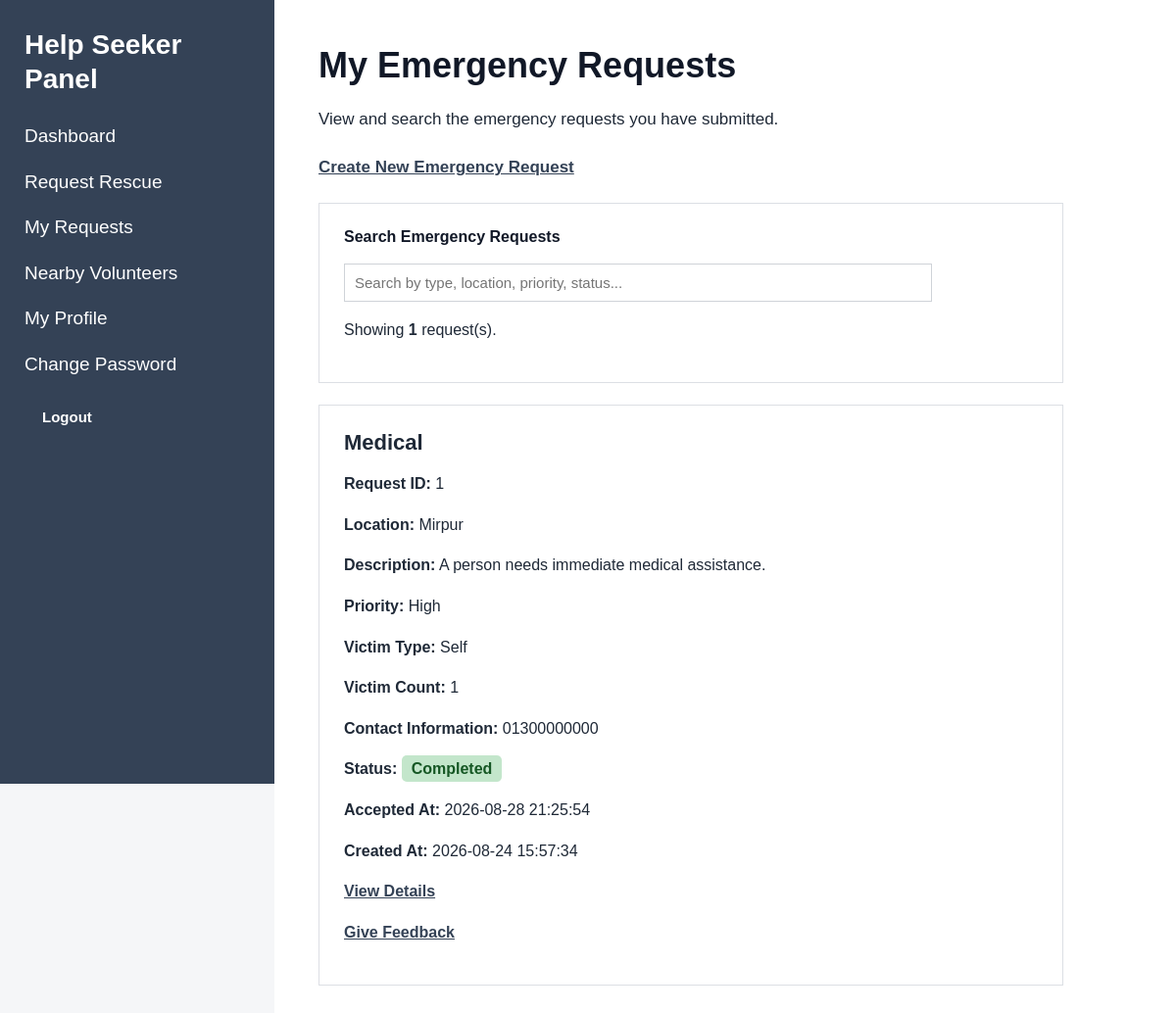
The page /index.php?page=helpseeker-requests (signed in) on the database as committed earlier.
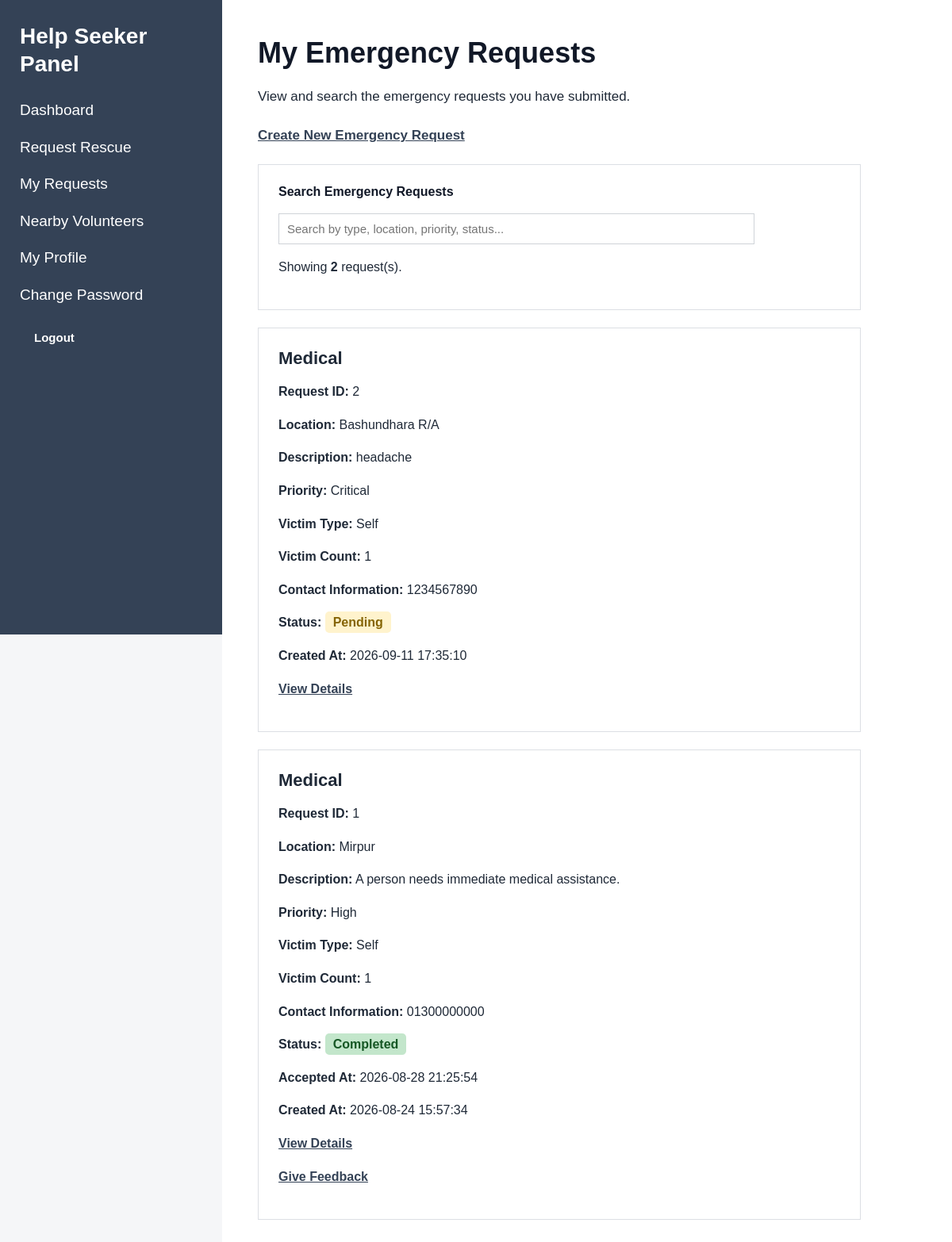
The same page on the database as committed later.
### tables this page shows
CREATE TABLE `emergency_requests` (
  `id` int(11) NOT NULL,
  `help_seeker_id` int(11) NOT NULL,
  `emergency_type` varchar(50) NOT NULL,
  `location` varchar(255) NOT NULL,
  `description` text NOT NULL,
  `priority` enum('low','medium','high','critical') NOT NULL DEFAULT 'medium',
  `victim_type` enum('self','other') NOT NULL DEFAULT 'self',
  `victim_information` text DEFAULT NULL,
  `victim_count` int(11) NOT NULL DEFAULT 1,
  `contact_information` varchar(150) NOT NULL,
  `status` enum('pending','assigned','ongoing','completed','cancelled') NOT NULL DEFAULT 'pending',
  `created_at` timestamp NOT NULL DEFAULT current_timestamp(),
  `updated_at` timestamp NOT NULL DEFAULT current_timestamp() ON UPDATE current_timestamp(),
  `volunteer_id` int(11) DEFAULT NULL,
  `accepted_at` datetime DEFAULT NULL
);

### models/HelpSeekerModel.php (called while the page is built, shortened)
<?php
function getHelpSeekerRequests(
    $conn,
    $help_seeker_id
) {
    $sql = "SELECT *
            FROM emergency_requests
            WHERE help_seeker_id = ?
            ORDER BY id DESC";
    $stmt = mysqli_prepare(
        $conn,
        $sql
    );
    mysqli_stmt_bind_param(
        $stmt,
        "i",
        $help_seeker_id
    );
    mysqli_stmt_execute($stmt);
    $result =
        mysqli_stmt_get_result($stmt);
    $requests = [];
    while (
        $row =
        mysqli_fetch_assoc($result)
    ) {
        $requests[] = $row;
    }
    return $requests;
}

### views/helpseeker/requests.php (the view, shortened to what the changed rows need)
<?php
require_once "views/partials/header.php";
require_once "views/partials/sidebar.php";
?>
<div class="content">
    <h1>My Emergency Requests</h1>
    <p>
        View and search the emergency requests you have submitted.
    </p>
    <p>
        <a href="index.php?page=helpseeker-request-create">
            Create New Emergency Request
        </a>
    </p>
    <div class="card">
        <label for="helpSeekerRequestSearch">
            <strong>Search Emergency Requests</strong>
        </label>
        <input
            type="search"
            id="helpSeekerRequestSearch"
            placeholder="Search by type, location, priority, status..."
            autocomplete="off"
        >
        <p id="helpSeekerSearchMessage">
            Showing
            <strong id="helpSeekerRequestCount">
                <?php echo count($requests); ?>
            </strong>
            request(s).
        </p>
    </div>
    <div id="helpSeekerRequestList">
        <?php if (empty($requests)): ?>
            <div class="card">
                <h3>No Emergency Requests</h3>
                <p>
                    You have not submitted any emergency requests yet.
                </p>
                <p>
                    <a href="index.php?page=helpseeker-request-create">
                        Create Emergency Request
                    </a>
                </p>
            </div>
        <?php else: ?>
            <?php foreach ($requests as $request): ?>
                <div class="card">
                    <h3>
                        <?php
                        echo htmlspecialchars(
                            ucfirst(
                                $request['emergency_type']
                            )
                        );
                        ?>
                    </h3>
                    <p>
                        <strong>Request ID:</strong>
                        <?php
                        echo (int)$request['id'];
                        ?>
                    </p>
                    <p>
                        <strong>Location:</strong>
                        <?php
                        echo htmlspecialchars(
                            $request['location']
                        );
                        ?>
                    </p>
                    <p>
                        <strong>Description:</strong>
                        <?php
                        echo htmlspecialchars(
                            $request['description']
                        );
                        ?>
                    </p>
                    <p>
                        <strong>Priority:</strong>
                        <?php
                        echo htmlspecialchars(
                            ucfirst(
                                $request['priority']
                            )
                        );
                        ?>
                    </p>
                    <p>
                        <strong>Victim Type:</strong>
                        <?php
                        echo htmlspecialchars(
                            ucfirst(
                                $request['victim_type']
                            )
                        );
                        ?>
                    </p>
                    <p>
                        <strong>Victim Count:</strong>
                        <?php
                        echo (int)$request[
                            'victim_count'
                        ];
                        ?>
                    </p>
                    <p>
                        <strong>
                            Contact Information:
                        </strong>
                        <?php
                        echo htmlspecialchars(
                            $request[
                                'contact_information'
                            ]
                        );
                        ?>
                    </p>
                    <p>
                        <strong>Status:</strong>
                        <?php
                        $status =
                            $request['status']
                            ?? 'pending';
                        $statusText =
                            ucfirst($status);
                        $statusClass =
                            'status-pending';
                        if ($status === 'assigned') {
                            $statusClass =
                                'status-assigned';
                        } elseif ($status === 'ongoing') {
                            $statusClass =
                                'status-ongoing';
                        } elseif ($status === 'completed') {
                            $statusClass =
                                'status-completed';
                        } elseif ($status === 'cancelled') {
                            $statusClass =
                                'status-cancelled';
                        }
                        ?>
                        <span
                            class="<?php
                                echo $statusClass;
                            ?>"
                        >
                            <?php
                            echo htmlspecialchars(
                                $statusText
                            );
                            ?>
                        </span>
                    </p>
                    <?php
                    if (
                        !empty(
                            $request['accepted_at']
                        )
                    ):
                    ?>
                        <p>
                            <strong>Accepted At:</strong>
                            <?php
                            echo htmlspecialchars(
                                $request['accepted_at']
                            );
                            ?>
                        </p>
                    <?php endif; ?>
                    <p>
                        <strong>Created At:</strong>
                        <?php
                        echo htmlspecialchars(
                            $request['created_at']
                            ?? ''
                        );
                        ?>
                    </p>
                    <p>
                        <a
                            href="index.php?page=helpseeker-request-view&id=<?php
                                echo (int)$request['id'];
                            ?>"
                        >
                            View Details
                        </a>
                    </p>
                    <?php if ($status === 'completed'): ?>
                        <p>
                            <a
                                href="index.php?page=helpseeker-feedback&id=<?php
                                    echo (int)$request['id'];
                                ?>"
                            >
                                Give Feedback
                            </a>
                        </p>
                    <?php endif; ?>
                </div>
            <?php endforeach; ?>
        <?php endif; ?>
    </div>
</div>
<?php
require_once "views/partials/footer.php";
?>

Rows that differ between the two databases and show on the page:
added emergency_requests: emergency_type "Medical", id "2", location "Bashundhara R/A", description "headache", priority "Critical", victim_type "Self", victim_count "1", contact_information "1234567890", status "Pending", created_at "2026-09-11 17:35:10"
Other text that changed with them:
count($requests): "1" → "2"
